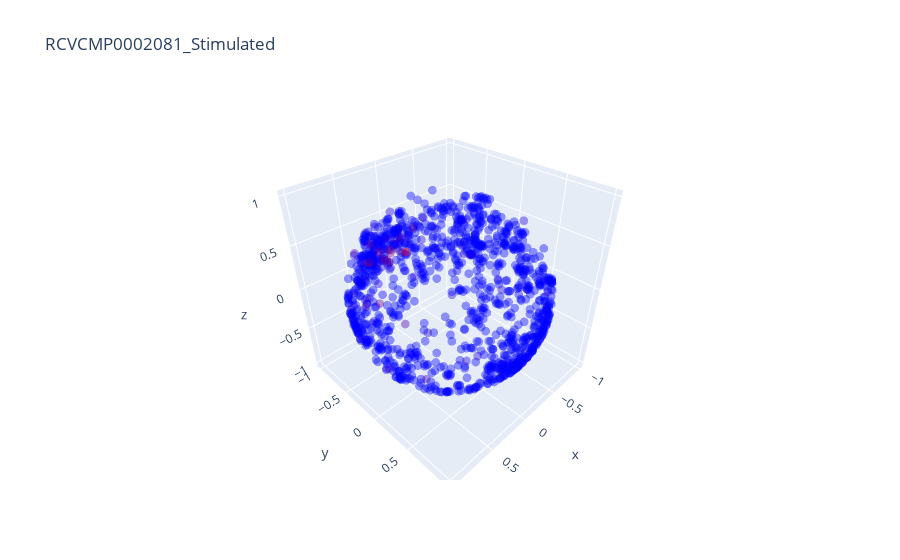

Notebook cell for this chart:
### Code cell
fig = go.Figure(
    data=[
        go.Scatter3d(
            x=graph_layout_data["x_norm"],
            y=graph_layout_data["y_norm"],
            z=graph_layout_data["z_norm"],
            mode="markers",
            marker=dict(size=3, opacity=0.4, colorscale="bluered"),
            marker_color=graph_layout_data["CD50"],
        ),
    ]
)
fig.update_layout(title=component)
fig.show()

### Figure 1 — Plotly figure (JSON) as saved in the notebook; plotly's stock layout.template omitted (floating-point values rounded to 4 significant figures; data arrays with more than 128 entries replaced by an {"elided": "..."} marker saying what was removed)
{"data": [{"marker": {"color": {"elided": "1292 int values"}, "colorscale": [[0, "rgb(0,0,255)"], [1, "rgb(255,0,0)"]], "opacity": 0.4, "size": 3}, "mode": "markers", "type": "scatter3d", "x": {"elided": "1292 float values"}, "y": {"elided": "1292 float values"}, "z": {"elided": "1292 float values"}}], "layout": {"title": {"text": "RCVCMP0002081_Stimulated"}}}
